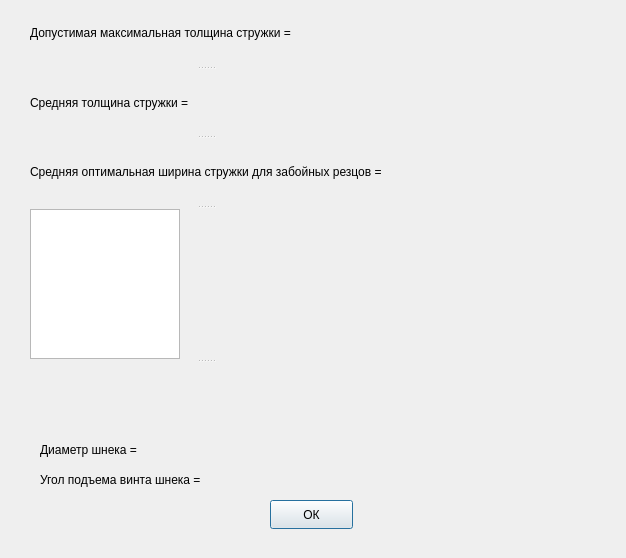
<?xml version="1.0" encoding="UTF-8"?>
<ui version="4.0">
 <class>Dialog_1</class>
 <widget class="QDialog" name="Dialog_1">
  <property name="geometry">
   <rect>
    <x>0</x>
    <y>0</y>
    <width>626</width>
    <height>558</height>
   </rect>
  </property>
  <property name="minimumSize">
   <size>
    <width>300</width>
    <height>300</height>
   </size>
  </property>
  <property name="windowTitle">
   <string>Dialog</string>
  </property>
  <widget class="QPushButton" name="pushButton">
   <property name="geometry">
    <rect>
     <x>270</x>
     <y>500</y>
     <width>83</width>
     <height>29</height>
    </rect>
   </property>
   <property name="text">
    <string>ОК</string>
   </property>
  </widget>
  <widget class="QSplitter" name="splitter_2">
   <property name="geometry">
    <rect>
     <x>30</x>
     <y>0</y>
     <width>445</width>
     <height>431</height>
    </rect>
   </property>
   <property name="orientation">
    <enum>Qt::Vertical</enum>
   </property>
   <widget class="QSplitter" name="splitter">
    <property name="orientation">
     <enum>Qt::Vertical</enum>
    </property>
    <widget class="QLabel" name="label_2">
     <property name="text">
      <string>Допустимая максимальная толщина стружки =</string>
     </property>
    </widget>
    <widget class="QLabel" name="label_3">
     <property name="text">
      <string>Средняя толщина стружки =</string>
     </property>
    </widget>
    <widget class="QLabel" name="label_4">
     <property name="text">
      <string>Средняя оптимальная ширина стружки для забойных резцов =</string>
     </property>
    </widget>
   </widget>
   <widget class="QTextBrowser" name="textBrowser">
    <property name="minimumSize">
     <size>
      <width>0</width>
      <height>0</height>
     </size>
    </property>
    <property name="maximumSize">
     <size>
      <width>150</width>
      <height>150</height>
     </size>
    </property>
   </widget>
   <widget class="QLabel" name="label">
    <property name="text">
     <string/>
    </property>
   </widget>
  </widget>
  <widget class="QLabel" name="label_5">
   <property name="geometry">
    <rect>
     <x>40</x>
     <y>440</y>
     <width>231</width>
     <height>20</height>
    </rect>
   </property>
   <property name="text">
    <string>Диаметр шнека = </string>
   </property>
  </widget>
  <widget class="QLabel" name="label_6">
   <property name="geometry">
    <rect>
     <x>40</x>
     <y>470</y>
     <width>391</width>
     <height>20</height>
    </rect>
   </property>
   <property name="text">
    <string>Угол подъема винта шнека = </string>
   </property>
  </widget>
 </widget>
 <resources/>
 <connections/>
</ui>
